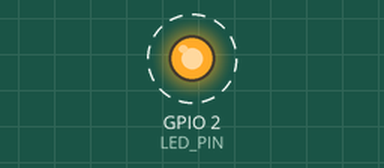
This sketch was run on a simulated ESP32. Shown: output pins drawn as LEDs (lit = HIGH). Dashed ring = blinking. What the sketch prints to the serial monitor is not drawn.

Above: at 0.2 s.
Timing chart, 0 to 4.6 s (numbered marks = the images above):
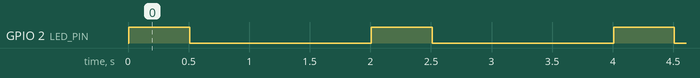

The sketch:

day01_esp32_overview.ino
```cpp
const int LED_PIN = 2;

void setup() {
  Serial.begin(115200);
  pinMode(LED_PIN, OUTPUT);
  Serial.println();
  Serial.println("Day 01 - ESP32 hardware overview");
  Serial.println("Check board, USB data cable, 3.3V, GND, GPIO labels, and breadboard rails.");
}

void loop() {
  digitalWrite(LED_PIN, HIGH);
  Serial.println("ESP32 is running. If this blinks, upload and power are OK.");
  delay(500);
  digitalWrite(LED_PIN, LOW);
  delay(1500);
}
```

Measured:
- by itself, GPIO 2 (LED_PIN): alternates HIGH for 0.50 s and LOW for 1.5 s
